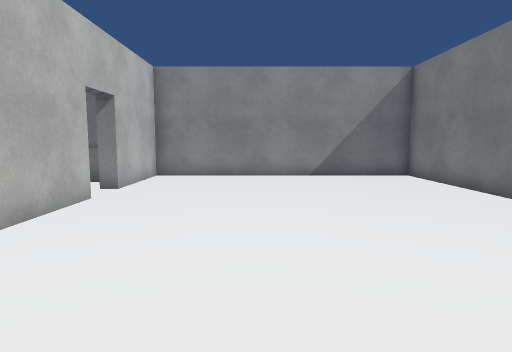
view 1 (above)

21 first-person views from a walk through a scene from a Unity 3-D project. The camera is 1.3 m above the floor, tilts 6° down and sees 75° across. The floor is counted in squares, 1 m on a side. Each view is taken from the middle of a square. On the plan, view 1 faces up. The plan holds only what a view shows up to about 14 squares ahead; the rest is blank. The place goes on beyond the plan. The player is left out. Surface patterns are stand-ins for the level's own textures.

view 2
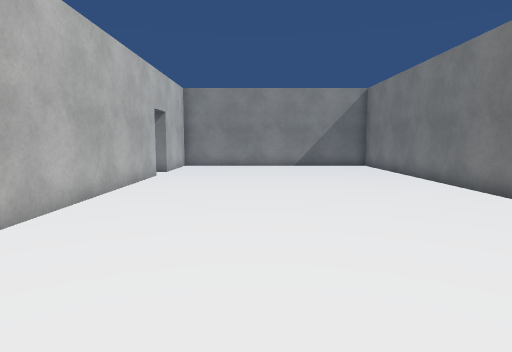

view 3
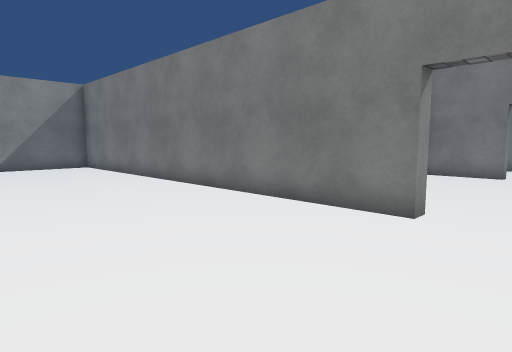

view 4
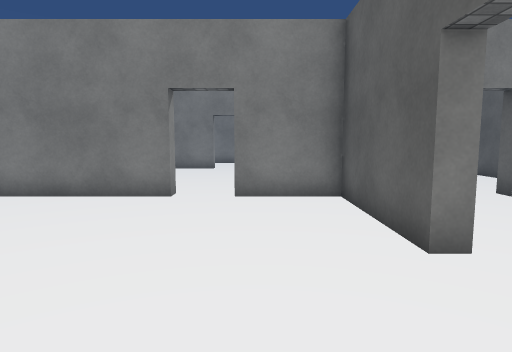

view 5
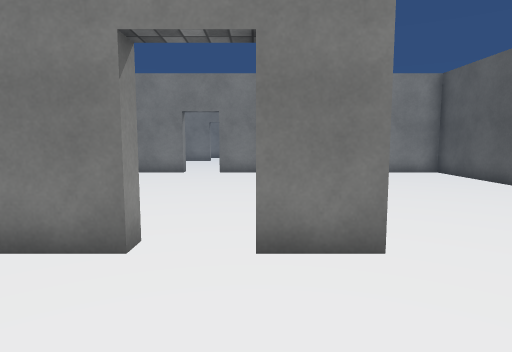

view 6
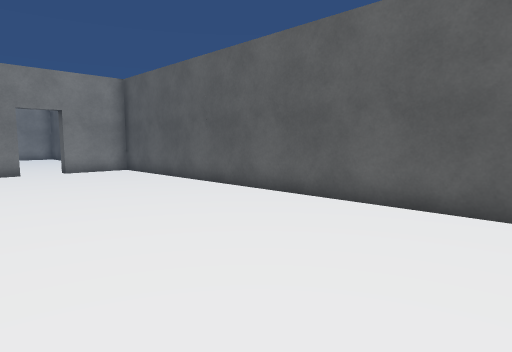

view 7
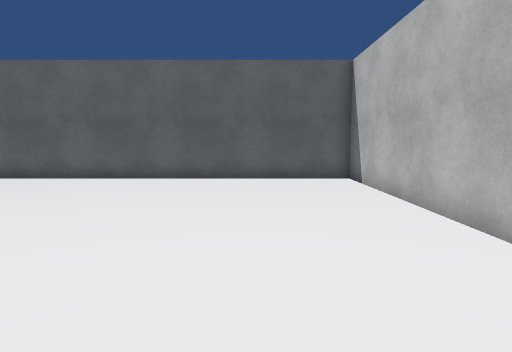

view 8
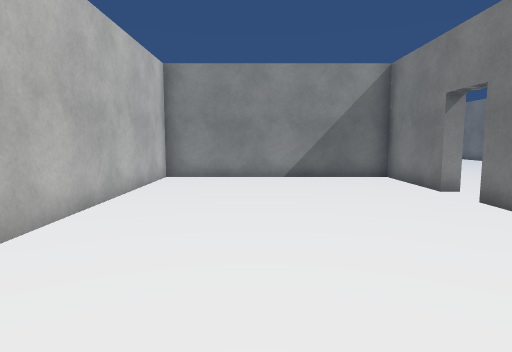

view 9
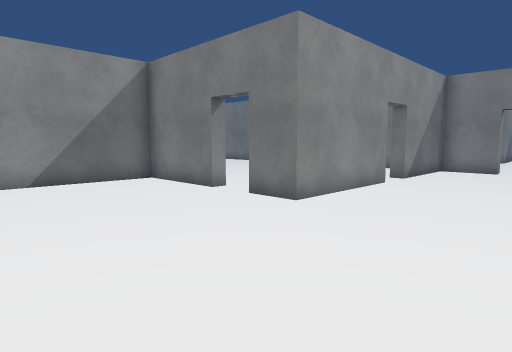

view 10
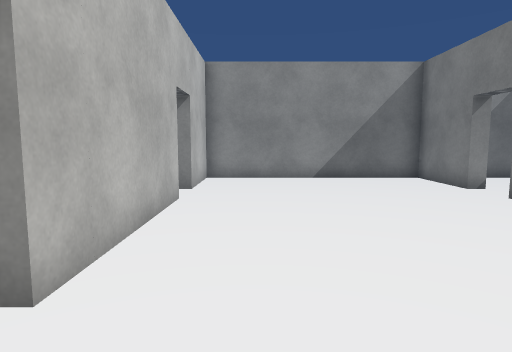

view 11
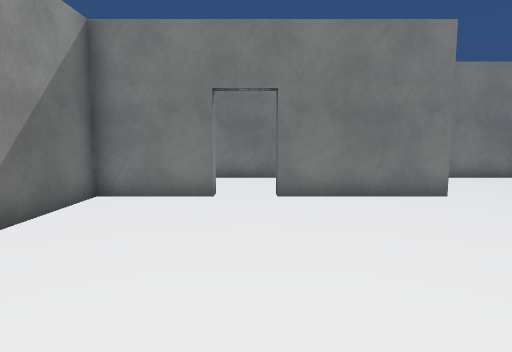

view 12
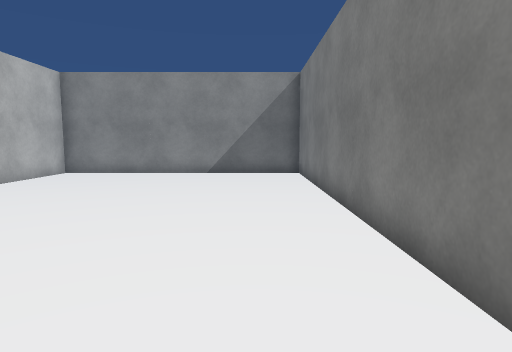

view 13
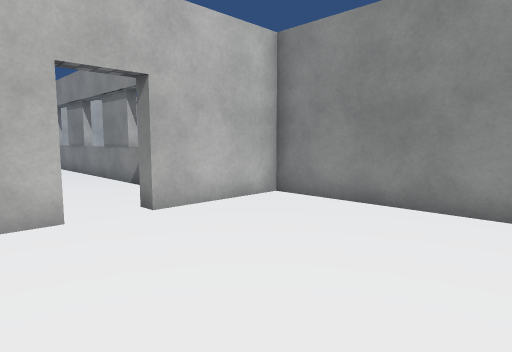

view 14
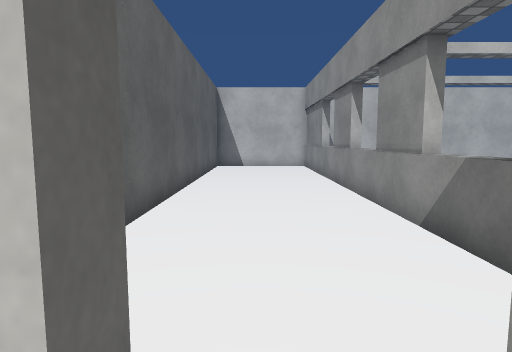

view 15
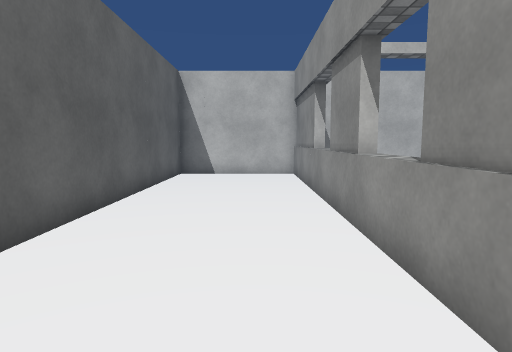

view 16
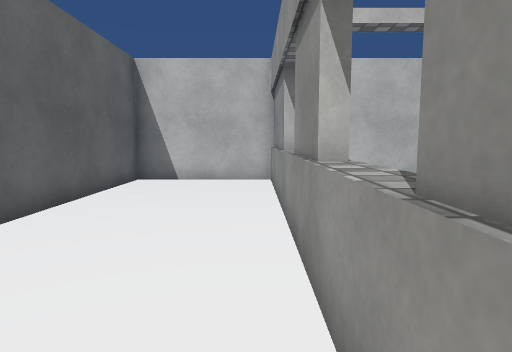

view 17
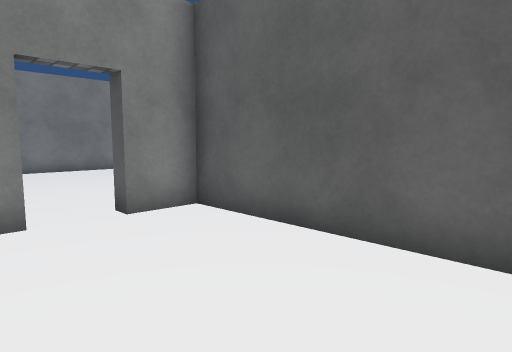

view 18
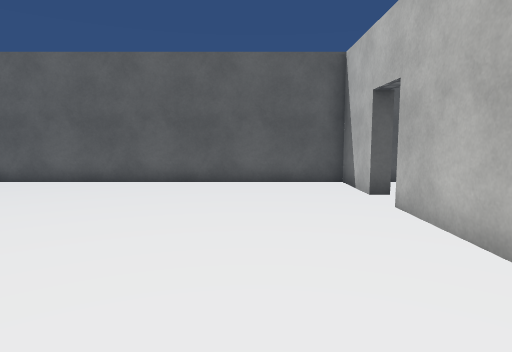

view 19
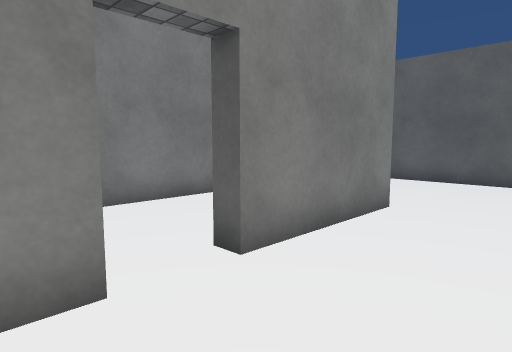

view 20
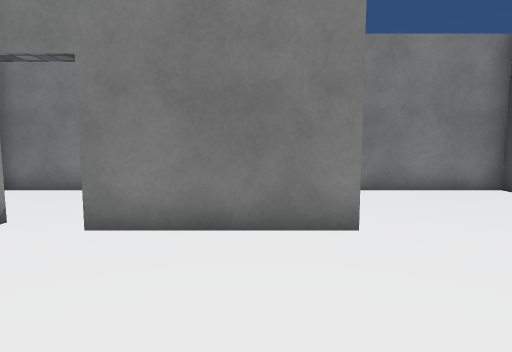

view 21
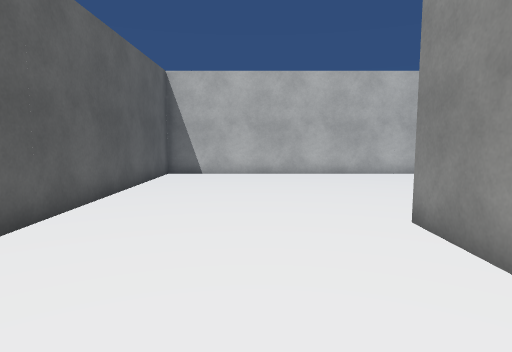

### Floor plan
Points are (right, up) in squares from view 1. A wall is a line through its corners. A room is listed if a view was taken in it or the views show most of it. See-through windows are left out.
Room 1 (views 1, 2, 3, 4, 12, 13, 14)
walls: (-4.2, 7.5) (-3.7, 7.5) (-3.7, -0.2); (5.8, -3) (5.8, 12.5) (-3.7, 12.5) (-3.7, 9) (-4.2, 9); (-3.6, -4.5) (-4.2, -4.5); (1.8, -7.5) (1.8, -7) (5.8, -7) (5.8, -4.5)
ways out: opening at (-4, -5.5) to room 2; opening at (1, -7) to room 2; opening at (6, -3.5) to room 3; opening at (-4, 8.5) to room 4
Room 2 (views 5, 6, 7, 8, 9, 21)
walls: (-4.2, -4.5) (-4.2, -1) (-12.2, -1) (-12.2, -13.5) (5.8, -13.5) (5.8, -11); (0.4, -7.5) (-4.2, -7.5) (-4.2, -6); (5.5, -7.5) (1.8, -7.5); (5.8, -9.5) (5.8, -7.8)
ways out: opening at (-4, -5.5) to room 1; opening at (1, -7) to room 1; opening at (6, -10) to room 3
Room 3 (views 10, 11, 18, 19, 20)
walls: (13.7, -8.6) (13.7, -4.5); (13.7, -3) (13.7, -0.3) (6.3, -0.3) (6.3, -3) (5.8, -3); (6.3, -4.5) (6.3, -9.5) (5.8, -9.5); (5.8, -11) (6.3, -11) (6.3, -13.5) (17.7, -13.5) (17.7, -9.8)
ways out: opening at (6, -3.5) to room 1; opening at (6, -10) to room 2; opening at (14, -3.5)
Room 4 (views 15, 16, 17)
walls: (-4.9, 10.5) (-20.2, 10.5) (-20.2, 6) (-4.2, 6) (-4.2, 7.5)
ways out: opening at (-4, 8.5) to room 1; opening at (-15, 11); opening at (-11, 11); opening at (-7, 11)

Where each view was taken, in squares from view 1:
view 1: 0 up, 0 right, facing up
view 2: 5 down, 0 right, facing up
view 3: 5 down, 0 right, facing up-right
view 4: 5 down, 2 left, facing right
view 5: 6 down, 8 left, facing right
view 6: 7 down, 9 left, facing down-right
view 7: 2 down, 9 left, facing down
view 8: 13 down, 9 left, facing up
view 9: 12 down, 10 left, facing up-right
view 10: 12 down, 8 right, facing up
view 11: 4 down, 6 right, facing right
view 12: 1 down, 4 right, facing up
view 13: 6 up, 2 right, facing up-left
view 14: 8 up, 3 left, facing left
view 15: 9 up, 7 left, facing left
view 16: 10 up, 9 left, facing left
view 17: 10 up, 10 left, facing down-right
view 18: 3 down, 9 right, facing down
view 19: 2 down, 11 right, facing down-right
view 20: 7 down, 9 right, facing right
view 21: 10 down, 1 right, facing left
